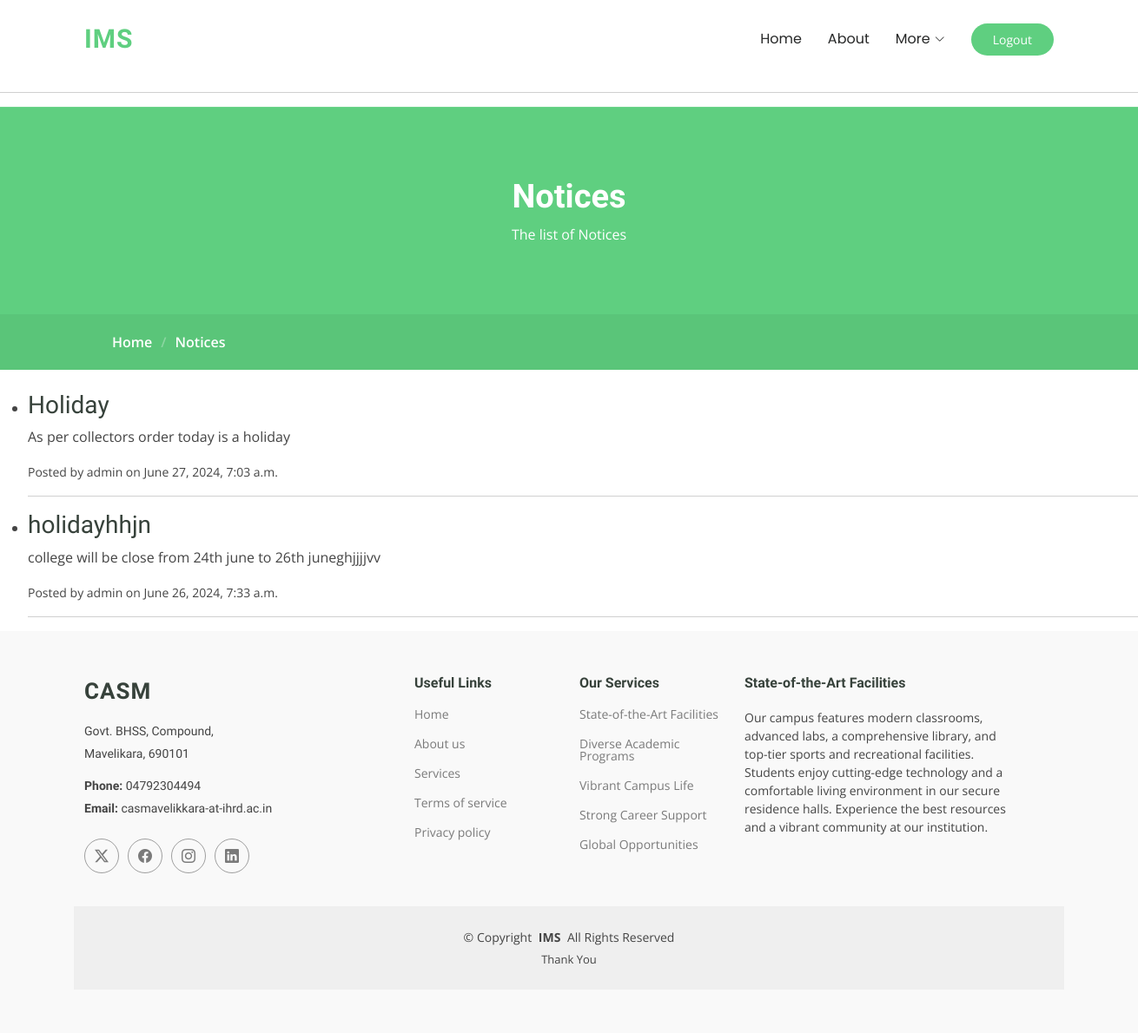
/notice_view/ (signed in), run on the app's committed database.
### account/models.py (models this page shows, shortened)
class Notice(models.Model):
    title = models.CharField(max_length=200)
    content = models.TextField()
    created_at = models.DateTimeField(auto_now_add=True)
    created_by = models.ForeignKey(User, on_delete=models.CASCADE)

### account/views.py (the view)
# urls.py: path('notice_view/',views.notice_list, name='notice_view'),
@login_required
def notice_list(request):
    notices = Notice.objects.all().order_by('-created_at')
    return render(request, 'notice_view.html', {'notices': notices})

### account/templates/notice_view.html (shortened to what this page needs)
<!DOCTYPE html>
{% load static %}
<html>
<head>
    <link rel="stylesheet" href="https://cdn.jsdelivr.net/npm/bootstrap@4.0.0/dist/css/bootstrap.min.css">
  <link href="{% static 'assets/vendor/bootstrap/css/bootstrap.min.css' %}" rel="stylesheet">
  <link href="{% static 'assets/vendor/bootstrap-icons/bootstrap-icons.css' %}" rel="stylesheet">
  <link href="{% static 'assets/vendor/aos/aos.css' %}" rel="stylesheet">
  <link href="{% static 'assets/vendor/glightbox/css/glightbox.min.css' %}" rel="stylesheet">
  <link href="{% static 'assets/vendor/swiper/swiper-bundle.min.css' %}" rel="stylesheet">
  <link href="{% static 'assets/css/main.css' %}" rel="stylesheet">
</head>
<body>
    <header id="header" class="header d-flex align-items-center sticky-top">
    <div class="container-fluid container-xl position-relative d-flex align-items-center">
      <a href="index.html" class="logo d-flex align-items-center me-auto">
        <h1 class="sitename">IMS</h1>
      </a>
          {% if request.user.is_superuser %}
          <nav id="navmenu" class="navmenu">
          <ul>
            <li><a href="{% url 'admin_home' %}" >Home<br></a></li>
            <li><a href="{% url 'about' %}">About</a></li>
            <li class="dropdown"><a href="#"><span>More</span> <i class="bi bi-chevron-down toggle-dropdown"></i></a>
            </li>
          </ul>
        </nav>
          {% endif %}
      <a class="btn-getstarted" href="{% url 'logout' %}" >Logout</a>
    </div>
  </header>
<hr>
  <main class="main">
    <div class="page-title" data-aos="fade">
        <div class="heading">
          <div class="container">
            <div class="row d-flex justify-content-center text-center">
              <div class="col-lg-8">
                <h1>Notices<br></h1>
                <p class="mb-0">The list of Notices</p>
              </div>
            </div>
          </div>
        </div>
        <nav class="breadcrumbs">
          <div class="container">
            <ol>
              <li><a href="{% url 'home' %}">Home</a></li>
              <li class="current">Notices<br></li>
            </ol>
          </div>
        </nav>
      </div>
      <br>
      <ul>
        {% for notice in notices %}
        <li>
          <h3>{{ notice.title }}</h3>
          <p>{{ notice.content }}</p>
          <small>Posted by {{ notice.created_by }} on {{ notice.created_at }}</small>
        </li>
        <hr>
        {% endfor %}
      </ul>
    </main>
<footer id="footer" class="footer position-relative">
  <div class="container footer-top">
    <div class="row gy-4">
      <div class="col-lg-4 col-md-6 footer-about">
        <a href="index.html" class="logo d-flex align-items-center">
          <span class="sitename">CASM</span>
        </a>
        <div class="footer-contact pt-3">
          <p>Govt. BHSS, Compound,</p>
          <p>Mavelikara, 690101</p>
          <p class="mt-3"><strong>Phone:</strong> <span>04792304494</span></p>
          <p><strong>Email:</strong> <span>casmavelikkara-at-ihrd.ac.in</span></p>
        </div>
        <div class="social-links d-flex mt-4">
          <a href=""><i class="bi bi-twitter-x"></i></a>
          <a href=""><i class="bi bi-facebook"></i></a>
          <a href=""><i class="bi bi-instagram"></i></a>
          <a href=""><i class="bi bi-linkedin"></i></a>
        </div>
      </div>
      <div class="col-lg-2 col-md-3 footer-links">
        <h4>Useful Links</h4>
        <ul>
          <li><a href="#">Home</a></li>
          <li><a href="#">About us</a></li>
          <li><a href="#">Services</a></li>
          <li><a href="#">Terms of service</a></li>
          <li><a href="#">Privacy policy</a></li>
        </ul>
      </div>
      <div class="col-lg-2 col-md-3 footer-links">
        <h4>Our Services</h4>
        <ul>
          <li><a href="#">State-of-the-Art Facilities</a></li>
          <li><a href="#">Diverse Academic Programs</a></li>
          <li><a href="#">Vibrant Campus Life</a></li>
          <li><a href="#">Strong Career Support</a></li>
          <li><a href="#">Global Opportunities</a></li>
        </ul>
      </div>
      <div class="col-lg-4 col-md-12 footer-newsletter">
          <h4>State-of-the-Art Facilities</h4>
          Our campus features modern classrooms,<br> advanced labs, a comprehensive library, and <br>top-tier sports and
          recreational facilities. <br>Students enjoy cutting-edge technology and a comfortable living environment in our
          secure residence halls. Experience the best resources <br>and a vibrant community at our institution.
      </div>
    </div>
  </div>
  <div class="container copyright text-center mt-4">
    <p>© <span>Copyright</span> <strong class="px-1 sitename">IMS</strong> <span>All Rights Reserved</span></p>
    <div class="credits">
      <p>Thank You</p>
    </div>
  </div>
</footer>
</body>
</html>

### data on the page
Notice: title "Holiday", content "As per collectors order today is a holiday", created_by "admin", created_at "June 27, 2024, 7:03 a.m."
Notice: title "holidayhhjn", content "college will be close from 24th june to 26th juneghjjjjvv", created_by "admin", created_at "June 26, 2024, 7:33 a.m."
